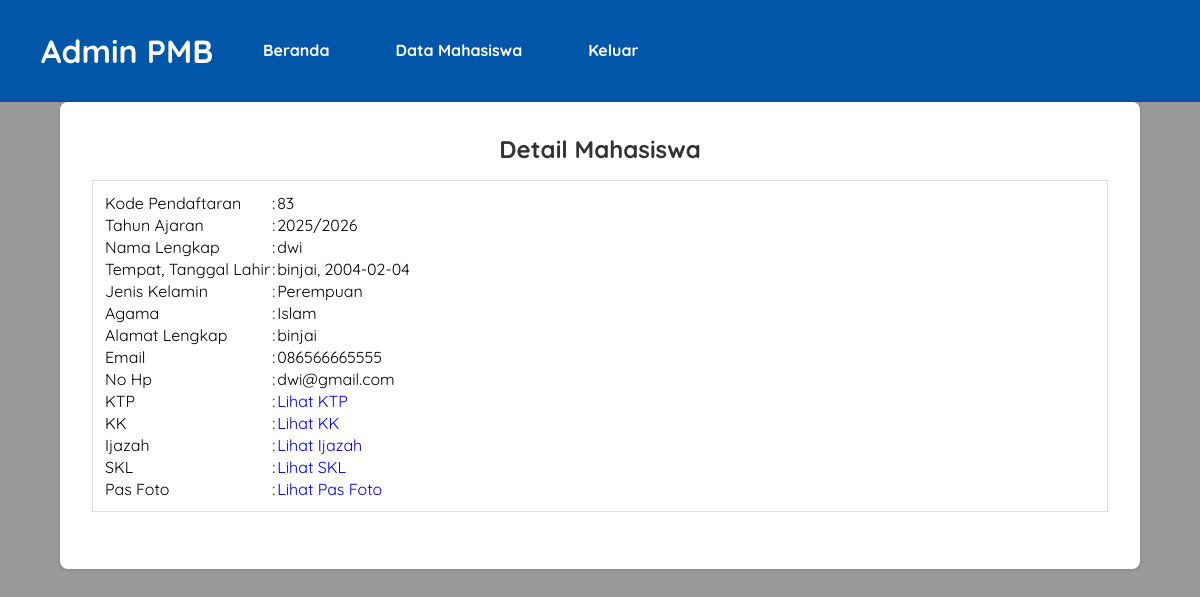
Page /detailpeserta.php?id=83 on the committed database.
### tables this page shows
CREATE TABLE `tbl_pendaftaran` (
  `id_pendaftaran` int(11) NOT NULL,
  `tgl_daftar` date NOT NULL,
  `th_ajaran` varchar(9) NOT NULL,
  `jurusan` varchar(50) NOT NULL,
  `nm_peserta` varchar(50) NOT NULL,
  `tempat_lahir` varchar(50) NOT NULL,
  `tgl_lahir` date NOT NULL,
  `jenis_kelamin` enum('Laki-Laki','Perempuan') NOT NULL,
  `agama` varchar(15) NOT NULL,
  `almt_peserta` text NOT NULL,
  `email` varchar(50) NOT NULL,
  `no_hp` varchar(20) NOT NULL,
  `pas_foto` varchar(255) DEFAULT NULL,
  `ktp` varchar(255) NOT NULL,
  `kk` varchar(255) NOT NULL,
  `ijazah` varchar(255) NOT NULL,
  `skl` varchar(255) NOT NULL
);

### detailpeserta.php (the view, shortened to what this page needs)
<?php
    include 'koneksi.php';
    $peserta = mysqli_query($conn, "SELECT * FROM tbl_pendaftaran Where id_pendaftaran = '".$_GET['id']."' ");
    $p = mysqli_fetch_object($peserta);
?>
<!DOCTYPE html>
<html lang="en">
<head>
    <link rel="stylesheet" type="text/css" href="css/style.css">
</head>
<body>
    <header>
        <h1><a href="beranda.php">Admin PMB</a></h1>
        <ul>
            <li><a href="beranda.php">Beranda</a></li>
            <li><a href="datapeserta.php">Data Mahasiswa</a></li>
            <li><a href="keluar.php">Keluar</a></li>
        </ul>
    </header>
    <section class="content">
        <h2>Detail Mahasiswa</h2>
        <div class="box">
        <table>
            <tr>
                <td>Kode Pendaftaran</td>
                <td>:</td>
                <td><?php echo ($p->id_pendaftaran ?? ''); ?></td>
            </tr>
            <tr>
                <td>Tahun Ajaran</td>
                <td>:</td>
                <td><?php echo ($p->th_ajaran ?? ''); ?></td>
            </tr>
            <tr>
                <td>Nama Lengkap</td>
                <td>:</td>
                <td><?php echo ($p->nm_peserta ?? ''); ?></td>
            </tr>
            <tr>
                <td>Tempat, Tanggal Lahir</td>
                <td>:</td>
                <td><?php echo ($p->tempat_lahir ?? '') . ', ' . ($p->tgl_lahir ?? ''); ?></td>
            </tr>
            <tr>
                <td>Jenis Kelamin</td>
                <td>:</td>
                <td><?php echo ($p->jenis_kelamin ?? ''); ?></td>
            </tr>
            <tr>
                <td>Agama</td>
                <td>:</td>
                <td><?php echo ($p->agama ?? ''); ?></td>
            </tr>
            <tr>
                <td>Alamat Lengkap</td>
                <td>:</td>
                <td><?php echo ($p->almt_peserta ?? ''); ?></td>
            </tr>
            <tr>
                <td>Email</td>
                <td>:</td>
                <td><?php echo ($p->no_hp ?? ''); ?></td>
            </tr>
            <tr>
                <td>No Hp</td>
                <td>:</td>
                <td><?php echo ($p->email ?? ''); ?></td>
            </tr>
            <tr>
                <td>KTP</td>
                <td>:</td>
                <td><a href="dokumen/ktp/<?php echo urlencode($p->ktp); ?>" target="_blank">Lihat KTP</a>
            </tr>
            <tr>
                <td>KK</td>
                <td>:</td>
                <td><a href="dokumen/kk/<?php echo urlencode($p->kk); ?>" target="_blank">Lihat KK</a>
            </tr>
            <tr>
                <td>Ijazah</td>
                <td>:</td>
                <td><a href="dokumen/ijazah/<?php echo ($p->ijazah ?? ''); ?>" target="_blank">Lihat Ijazah</a></td>
            </tr>
            <tr>
                <td>SKL</td>
                <td>:</td>
                <td><a href ="dokumen/skl/<?php echo ($p->skl ?? ''); ?>" target="_blank">Lihat SKL</a></td>
            </tr>
            <tr>
                <td>Pas Foto</td>
                <td>:</td>
                <td><a href="dokumen/pas_foto/<?php echo ($p->pas_foto ?? ''); ?>" target="_blank">Lihat Pas Foto</a></td>
            </tr>
        </table>
        </div>
    </section>
</body>
</html>

### css/style.css (style rules this page uses)
* { margin:0; padding:0; font-family: 'Quicksand', sans-serif; }
body { background-color: #f8f8f8; }
.box { background-color: #fff; border:1px solid #ddd; padding:10px; box-sizing: border-box; margin:5px 0 25px; }
header { background-color: #fff; }
header::after { content:''; display: block; clear: both; }
header h1 { padding:15px 25px; display: inline-block; float: left; }
header ul { float: left; }
header ul li { padding:24px 25px; display: inline-block; }
a { text-decoration: none; }
.content { width:90%; padding:10px; box-sizing: border-box; margin:50px auto; }

### detailpeserta.php (style rules this page uses)
body { font-family: 'Quicksand', sans-serif; margin: 0; padding: 0; background-color: #999; }
header { background-color: #0056a8; color: white; padding: 1rem; text-align: center; }
header h1 a { text-decoration: none; color: white; }
header ul { list-style: none; padding: 0; margin: 0; display: flex; justify-content: center; gap: 1rem; }
header ul li a { color: white; text-decoration: none; font-weight: bold; }
.content { padding: 2rem; max-width: 1200px; margin: auto; background-color: white; border-radius: 8px; box-shadow: 0 2px 4px rgba(0, 0, 0, 0.1); }
h2 { text-align: center; margin-bottom: 1rem; color: #333; }

### rows in the picture
tbl_pendaftaran: id_pendaftaran "83", th_ajaran "2025/2026", nm_peserta "dwi", tempat_lahir "binjai", tgl_lahir "2004-02-04", jenis_kelamin "Perempuan", agama "Islam", almt_peserta "binjai", no_hp "086566665555", email "dwi@gmail.com"
